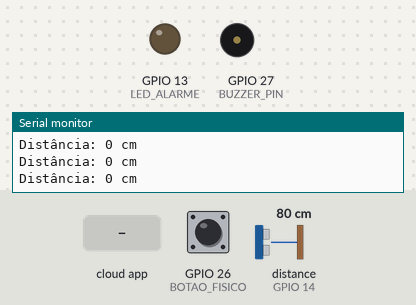
A program run on a simulated ESP32. Shown: output pins drawn as LEDs (lit = HIGH), buzzer (waves = sounding, pin HIGH), the last lines printed to the serial monitor. Inputs (shaded band) come from the test bench; at power-on: GPIO 26 (BOTAO_FISICO) HIGH, distance to the obstacle (sensor on GPIO 14) 80 cm. The echo pulse lasts 58.3 µs per cm; not simulated (calls return 0 or success): secrets.h.

Above: at 4.7 s.
4.8 s: GPIO 26 (BOTAO_FISICO) pulled LOW for 1 s
7.3 s: the phone or cloud app sets botao to true
8.8 s: distance to the obstacle (sensor on GPIO 14) set to 16 cm
10.3 s: distance to the obstacle (sensor on GPIO 14) set to 13 cm
At 11.8 s:
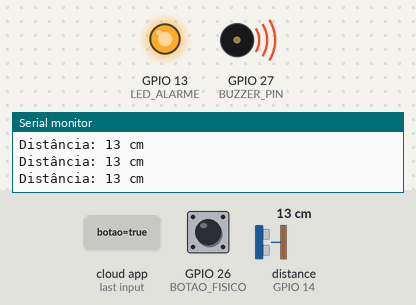
12.1 s: distance to the obstacle (sensor on GPIO 14) set to 18 cm
At 13.3 s:
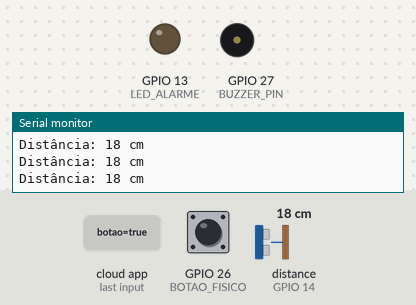
13.6 s: distance to the obstacle (sensor on GPIO 14) set to 2 cm
At 14.8 s:
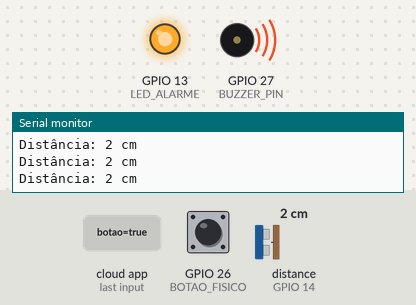
Timing chart, 0 to 16.1 s (numbered marks = the images above; inputs shaded):
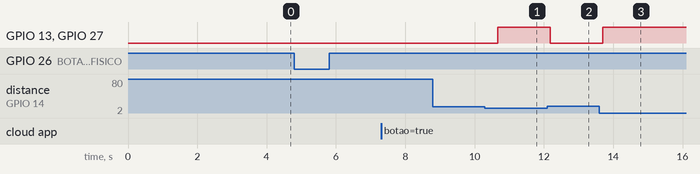

The program:

main.cpp
```cpp
#include <Arduino.h>
#include "AdafruitIO_WiFi.h"
#include <NewPing.h>
#include "secrets.h"

const int LED_ALARME = 13;
const int BUZZER_PIN = 27;
const int BOTAO_FISICO = 26;

// Pinos do sensor ultra sonico
const int TRIG_PIN = 12;
const int ECHO_PIN = 14;

// Distancia máxima
const int MAX_DISTANCE = 50;
const int LIMITE_DISTANCIA = 15;

NewPing sonar(
    TRIG_PIN, ECHO_PIN, MAX_DISTANCE);

AdafruitIO_WiFi io(
    IO_USERNAME,
    IO_KEY,
    WIFI_SSID,
    WIFI_PASS);

AdafruitIO_Feed *feedbotao = io.feed("botao");

// -----------------------------------
// Estado do sistema
bool alarmeAtivo = false;
unsigned long ultimaLeituraSensor = 0;
const unsigned long INTERVALO_SENSOR = 500; // 0.5 segundo
// -----------------------------------

// Controle do botão
byte ultimaLeituraBotao = HIGH;
byte estadobotaoestavel = HIGH;
unsigned long ultimamudancabotao = 0;
const unsigned long TEMPO_DEBOUNCE = 150;
// -----------------------------------

void verificarBotao();

void testeGeral();

void handleAlarme(AdafruitIO_Data *data);

void verificarSensor();

void ativarAlerta();

void desligarAlerta();

void setup()
{
  Serial.begin(115200);

  pinMode(LED_ALARME, OUTPUT);
  digitalWrite(LED_ALARME, LOW);

  pinMode(BOTAO_FISICO, INPUT_PULLUP);

  pinMode(BUZZER_PIN, OUTPUT);

  desligarAlerta();

  feedbotao->onMessage(handleAlarme);

  Serial.println("");
  Serial.println("Iniciando a ESP...");

  io.connect();

  while (io.status() < AIO_CONNECTED)
  {
    Serial.print(".");
    delay(500);
  }

  Serial.println();

  Serial.println(io.statusText());

  Serial.println("Adafruit IO Conectado");

  feedbotao->get();

  Serial.println("Sistema de alarme iniciado...");
  delay(2000);
}

void loop()
{
  io.run();

  // --- Aula:

  verificarBotao();
  verificarSensor();

  // --- Código de teste geral
  // testeGeral();
}

void verificarSensor()
{
  if(millis() - ultimaLeituraSensor < INTERVALO_SENSOR){
    return;
  }

  ultimaLeituraSensor = millis();
  unsigned int distancia = sonar.ping_cm();

  Serial.print("Distância: ");
  Serial.print(distancia);
  Serial.println(" cm");

  bool intrusao = alarmeAtivo && distancia > 0 && distancia < LIMITE_DISTANCIA;

  if(intrusao){
    ativarAlerta();
  }
  else{
    desligarAlerta();
  }
}

void ativarAlerta(){
  digitalWrite(LED_ALARME, HIGH);
  digitalWrite(BUZZER_PIN, HIGH);
};

void verificarBotao()
{
  int leituraAtual = digitalRead(BOTAO_FISICO);

  if (leituraAtual != ultimaLeituraBotao)
  {
    ultimamudancabotao = millis();
    ultimaLeituraBotao = leituraAtual;
  }

  if (millis() - ultimamudancabotao > TEMPO_DEBOUNCE)
  {
    estadobotaoestavel = leituraAtual;
    if (estadobotaoestavel == LOW)
    {
      alarmeAtivo = !alarmeAtivo;
      feedbotao->save(String(alarmeAtivo ? "true" : "false"));
      Serial.println(alarmeAtivo ? "Alarme ARMADO pelo botão físico" : "Alarme DESARMADO pelo botão físico");

      if (!alarmeAtivo)
      {
        desligarAlerta();
      }
    }
  }
}

void handleAlarme(AdafruitIO_Data *data)
{
  String valor = data->toString();

  valor.trim();
  valor.toLowerCase();

  if (valor == "true")
  {
    alarmeAtivo = true;
    Serial.println("Alarme ARMADO remotamente");
  }
  else if (valor == "false")
  {
    alarmeAtivo = false;
    Serial.println("Alarme DESARMADO remotamente");
  }
  else
  {
    Serial.print("Valor recebido inválido");
  }
}

void desligarAlerta()
{
  digitalWrite(LED_ALARME, LOW);
  digitalWrite(BUZZER_PIN, LOW);
}

void testeGeral()
{
  // teste do ultrassônico
  unsigned int distancia = sonar.ping_cm();
  Serial.print("Distância: ");
  Serial.print(distancia);
  Serial.println(" cm");

  // teste do botão
  Serial.print("Estado do botão: ");
  Serial.println(digitalRead(BOTAO_FISICO));

  // teste led / buzzer
  digitalWrite(LED_ALARME, HIGH);
  digitalWrite(BUZZER_PIN, HIGH);
  delay(500);
  digitalWrite(LED_ALARME, LOW);
  digitalWrite(BUZZER_PIN, LOW);
  delay(500);
}
```

Measured:
- the behaviour switches between 15 and 14 cm on distance to the obstacle (sensor on GPIO 14) (found by bisection; images 0 and 1)
- after the input at 10.3 s, GPIO 13 (LED_ALARME), GPIO 27 (BUZZER_PIN): LOW → HIGH after 0.37 s
- after the input at 12.1 s, GPIO 13 (LED_ALARME), GPIO 27 (BUZZER_PIN): HIGH → LOW after 0.08 s
- after the input at 13.6 s, GPIO 13 (LED_ALARME), GPIO 27 (BUZZER_PIN): LOW → HIGH after 0.09 s
